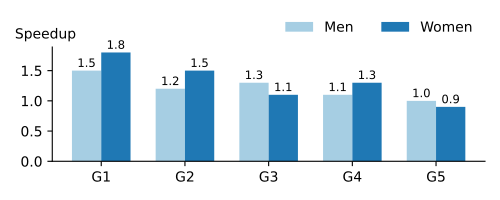

Write the Python code that produced this figure.
#!/usr/bin/env python3

import os
import matplotlib
import matplotlib.pyplot as plt
import numpy as np

# Use TrueType fonts instead of Type 3 fonts
# Type 3 fonts embed bitmaps and are not allowed in camera-ready submissions
# for many conferences. TrueType fonts look better and are accepted.
matplotlib.rcParams['pdf.fonttype'] = 42
matplotlib.rcParams['ps.fonttype'] = 42

matplotlib.rcParams['figure.figsize'] = 5, 2

labels = ['G1', 'G2', 'G3', 'G4', 'G5']
men_means = [1.5, 1.2, 1.3, 1.1, 1.0]
women_means = [1.8, 1.5, 1.1, 1.3, 0.9]

# Color palette
light_gray = "#cacaca"
dark_gray = "#827b7b"
light_blue = "#a6cee3"
dark_blue = "#1f78b4"
light_green = "#b2df8a"
dark_green = "#33a02c"
light_red = "#fb9a99"
dark_red = "#e31a1c"

x = np.arange(len(labels))  # the label locations
width = 0.35  # the width of the bars

fig, ax = plt.subplots()
rects1 = ax.bar(x - width/2, men_means, width, label='Men', color = light_blue)
rects2 = ax.bar(x + width/2, women_means, width, label='Women', color = dark_blue)

# Y-Axis Label
#
# Use a horizontal label for improved readability.
ax.set_ylabel('Speedup', rotation='horizontal', position = (1, 1.05),
    horizontalalignment='left', verticalalignment='bottom')

# Add some text for labels, title and custom x-axis tick labels, etc.
ax.set_xticks(x)
ax.set_xticklabels(labels)

ax.legend(ncol=100, frameon=False, loc='lower right', bbox_to_anchor=(0, 1, 1, 0))

# Hide the right and top spines
#
# This reduces the number of lines in the plot. Lines typically catch
# a readers attention and distract the reader from the actual content.
# By removing unnecessary spines, we help the reader to focus on
# the figures in the graph.
ax.spines['right'].set_visible(False)
ax.spines['top'].set_visible(False)

def autolabel(rects):
    """Attach a text label above each bar in *rects*, displaying its height."""
    for rect in rects:
        height = rect.get_height()
        ax.annotate('{}'.format(height),
                    xy=(rect.get_x() + rect.get_width() / 2, height),
                    xytext=(0, 1),  # 1 points vertical offset
                    textcoords="offset points",
                    fontsize="smaller",
                    ha='center', va='bottom')

autolabel(rects1)
autolabel(rects2)

fig.tight_layout()

filename = os.path.basename(__file__).replace(".py", ".pdf")

# Do not emit a creation date. This will make the content of
# the pdfs we generate more deterministic.
metadata = {'CreationDate' : None }

fig.savefig(filename, metadata = metadata)
